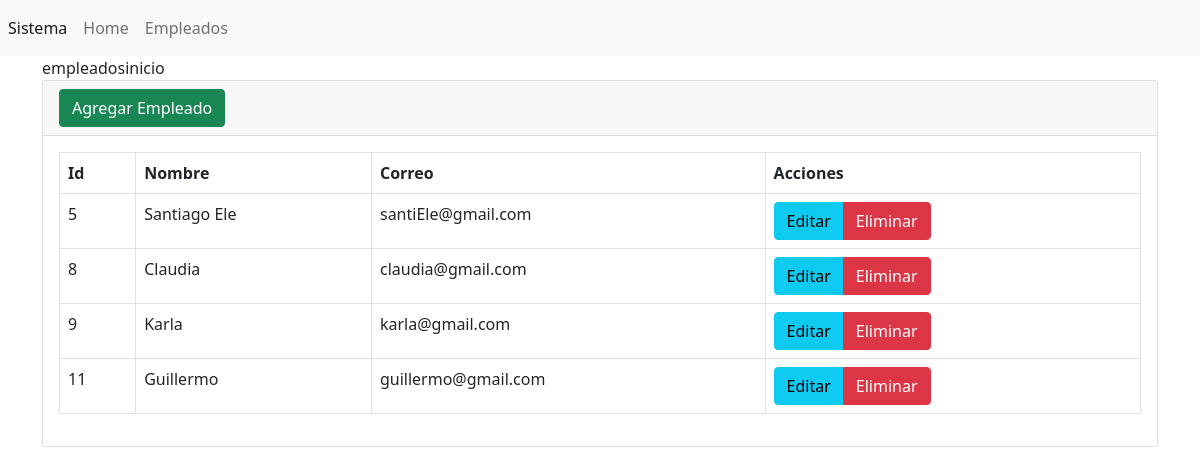
/src/crud/index.php?controlador=empleados&accion=inicio, run on the app's committed database.
### tables this page shows
CREATE TABLE if not exists `empleado` (
  `Id` int(11) NOT NULL,
  `nombre` varchar(100) NOT NULL,
  `correo` varchar(200) NOT NULL
);

### src/crud/index.php (called while the page is built, shortened)
<?php
if( isset($_GET['controlador']) && isset($_GET['accion'])){
    if( ($_GET['controlador']!="") && ($_GET['accion']!="")){
        $controlador= $_GET['controlador'];
        $accion= $_GET['accion'];
    }
}
require_once("Vista/templates.php");
?>

### src/crud/Controlador/controlador_empleados.php (called while the page is built, shortened)
<?php
include_once("Modelo/empleado.php");
class ControladorEmpleados{
    public function inicio(){
        $empleados= Empleado::consultar();
        include_once("Vista/empleados/inicio.php");
    }
}
?>

### src/crud/Modelo/empleado.php (called while the page is built, shortened)
<?php
class Empleado{
    public function __construct($id, $nombre, $correo){
        $this->id=$id;
        $this->nombre=$nombre;
        $this->correo=$correo;
    }
    public static function consultar(){
        $listaEmpleados=[];
        $conexionBD= BD::crearInstancia();
        $sql= $conexionBD->query("SELECT * FROM empleado");
        foreach($sql->fetchAll() as $empleado){
            $listaEmpleados[]= new Empleado($empleado['Id'], $empleado['nombre'], $empleado['correo']);
        }
        return $listaEmpleados;
    }
}
?>

### src/crud/Vista/empleados/inicio.php (the view)
<div class="card">
    <div class="card-header">
    <a name="" id="" class="btn btn-success" href="?controlador=empleados&accion=crear" role="button">Agregar Empleado</a>
    </div>
    <div class="card-body">
    <table class="table table-bordered">
    <thead>
        <tr>
            <th>Id</th>
            <th>Nombre</th>
            <th>Correo</th>
            <th>Acciones</th>
        </tr>
    </thead>
    <tbody>
<?php
    foreach($empleados as $empleado){ ?>
        <tr>
            <td><?php echo $empleado->id; ?></td>
            <td><?php echo $empleado->nombre; ?></td>
            <td><?php echo $empleado->correo; ?></td>
            <td>
            <div class="btn-group" role="group" aria-label="">
                <a href="?controlador=empleados&accion=editar&id=<?php echo $empleado->id; ?>" class="btn btn-info">Editar</a>
                <a href="?controlador=empleados&accion=borrar&id=<?php echo $empleado->id; ?>" class="btn btn-danger">Eliminar</a>
            </div>
        </tr>
 <?php } ?>
    </tbody>
</table>
    </div>
</div>

### src/crud/Vista/templates.php (shortened to what this page needs)
<!doctype html>
<html lang="en">
  <head>
    <link rel="stylesheet" href="https://cdn.jsdelivr.net/npm/bootstrap@5.0.2/dist/css/bootstrap.min.css">
  </head>
  <body>
      <nav class="navbar navbar-expand navbar-light bg-light">
          <div class="nav navbar-nav">
              <a class="nav-item nav-link active" href="#">Sistema <span class="visually-hidden">(current)</span></a>
              <a class="nav-item nav-link" href="?controlador=paginas&accion=inicio">Home</a>
              <a class="nav-item nav-link" href="?controlador=empleados&accion=inicio">Empleados</a>
          </div>
      </nav>
      <div class="container">
          <div class="row">
              <div class="col-12">
                  <?php include_once("ruteador.php");?>
              </div>
          </div>
      </div>
  </body>
</html>

### src/crud/ruteador.php (shortened to what this page needs)
<?php
echo $controlador;
echo $accion;
$controlador= new $objControlador();
$controlador->$accion();
?>

### data on the page
empleado: Id "5", nombre "Santiago Ele", correo "santiEle@gmail.com"
empleado: Id "8", nombre "Claudia", correo "claudia@gmail.com"
empleado: Id "9", nombre "Karla", correo "karla@gmail.com"
empleado: Id "11", nombre "Guillermo", correo "guillermo@gmail.com"

### other printed values
$controlador "empleados"
$accion "inicio"
